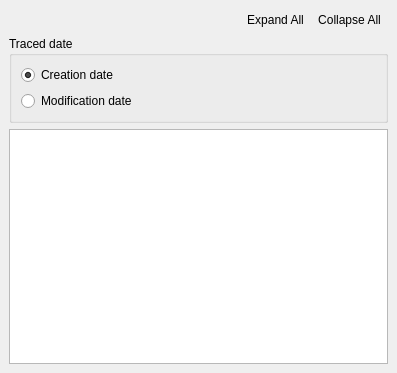
<?xml version="1.0" encoding="UTF-8"?>
<ui version="4.0">
 <class>DateNavigationWidget</class>
 <widget class="QMainWindow" name="DateNavigationWidget">
  <property name="geometry">
   <rect>
    <x>0</x>
    <y>0</y>
    <width>397</width>
    <height>373</height>
   </rect>
  </property>
  <property name="windowTitle">
   <string>Navigation window by date</string>
  </property>
  <widget class="QWidget" name="centralwidget">
   <layout class="QVBoxLayout" name="verticalLayout">
    <property name="spacing">
     <number>6</number>
    </property>
    <item>
     <layout class="QHBoxLayout" name="horizontalLayout">
      <property name="spacing">
       <number>0</number>
      </property>
      <item>
       <spacer name="horizontalSpacer">
        <property name="orientation">
         <enum>Qt::Horizontal</enum>
        </property>
        <property name="sizeType">
         <enum>QSizePolicy::Expanding</enum>
        </property>
        <property name="sizeHint" stdset="0">
         <size>
          <width>5</width>
          <height>20</height>
         </size>
        </property>
       </spacer>
      </item>
      <item>
       <widget class="QToolButton" name="tButtonExpandAll">
        <property name="toolTip">
         <string>Expand All</string>
        </property>
        <property name="statusTip">
         <string>Expand All</string>
        </property>
        <property name="whatsThis">
         <string>Expand All</string>
        </property>
        <property name="text">
         <string>Expand All</string>
        </property>
        <property name="icon">
         <iconset resource="../NavigationPanel.qrc">
          <normaloff>:/fugue-icons/blue-folder-horizontal-open</normaloff>:/fugue-icons/blue-folder-horizontal-open</iconset>
        </property>
        <property name="autoRaise">
         <bool>true</bool>
        </property>
       </widget>
      </item>
      <item>
       <widget class="QToolButton" name="tButtonCollapseAll">
        <property name="toolTip">
         <string>Collapse All</string>
        </property>
        <property name="statusTip">
         <string>Collapse All</string>
        </property>
        <property name="whatsThis">
         <string>Collapse All</string>
        </property>
        <property name="text">
         <string>Collapse All</string>
        </property>
        <property name="icon">
         <iconset resource="../NavigationPanel.qrc">
          <normaloff>:/fugue-icons/blue-folder-horizontal</normaloff>:/fugue-icons/blue-folder-horizontal</iconset>
        </property>
        <property name="autoRaise">
         <bool>true</bool>
        </property>
       </widget>
      </item>
     </layout>
    </item>
    <item>
     <widget class="QGroupBox" name="groupBox">
      <property name="title">
       <string>Traced date</string>
      </property>
      <layout class="QGridLayout" name="gridLayout">
       <item row="0" column="0">
        <widget class="QRadioButton" name="rButtonCreationDate">
         <property name="toolTip">
          <string>Creation date</string>
         </property>
         <property name="statusTip">
          <string>Creation date</string>
         </property>
         <property name="whatsThis">
          <string>Creation date</string>
         </property>
         <property name="text">
          <string>Creation date</string>
         </property>
         <property name="checked">
          <bool>true</bool>
         </property>
        </widget>
       </item>
       <item row="1" column="0">
        <widget class="QRadioButton" name="rButtonModificationDate">
         <property name="toolTip">
          <string>Modification date</string>
         </property>
         <property name="statusTip">
          <string>Modification date</string>
         </property>
         <property name="whatsThis">
          <string>Modification date</string>
         </property>
         <property name="text">
          <string>Modification date</string>
         </property>
         <property name="checked">
          <bool>false</bool>
         </property>
        </widget>
       </item>
      </layout>
     </widget>
    </item>
    <item>
     <widget class="QTreeView" name="treeView">
      <property name="headerHidden">
       <bool>true</bool>
      </property>
     </widget>
    </item>
   </layout>
  </widget>
 </widget>
 <resources>
  <include location="../NavigationPanel.qrc"/>
 </resources>
 <connections/>
</ui>
